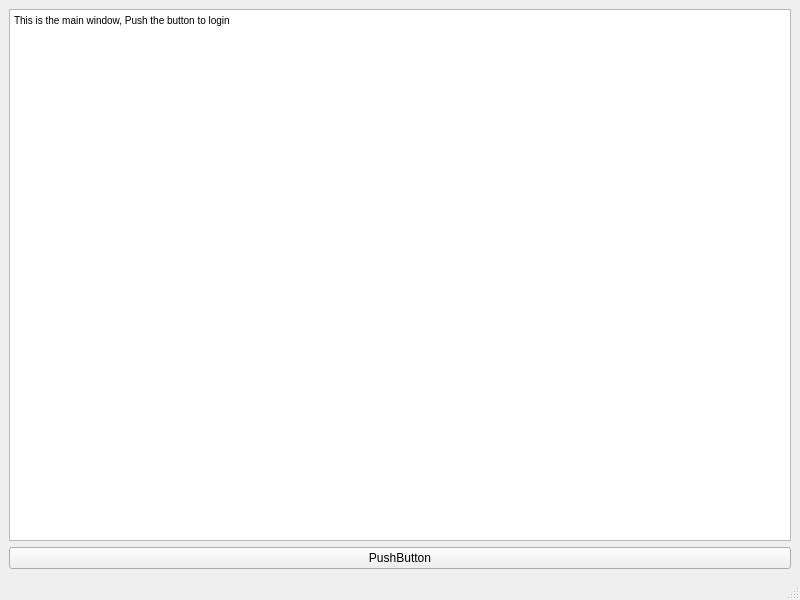
<?xml version="1.0" encoding="UTF-8"?>
<ui version="4.0">
 <class>MainWindow</class>
 <widget class="QMainWindow" name="MainWindow">
  <property name="geometry">
   <rect>
    <x>0</x>
    <y>0</y>
    <width>800</width>
    <height>600</height>
   </rect>
  </property>
  <property name="windowTitle">
   <string>MainWindow</string>
  </property>
  <widget class="QWidget" name="centralwidget">
   <layout class="QVBoxLayout" name="verticalLayout">
    <item>
     <widget class="QTextBrowser" name="textBrowser">
      <property name="html">
       <string>&lt;!DOCTYPE HTML PUBLIC &quot;-//W3C//DTD HTML 4.0//EN&quot; &quot;http://www.w3.org/TR/REC-html40/strict.dtd&quot;&gt;
&lt;html&gt;&lt;head&gt;&lt;meta name=&quot;qrichtext&quot; content=&quot;1&quot; /&gt;&lt;style type=&quot;text/css&quot;&gt;
p, li { white-space: pre-wrap; }
&lt;/style&gt;&lt;/head&gt;&lt;body style=&quot; font-family:'MS Shell Dlg 2'; font-size:7.8pt; font-weight:400; font-style:normal;&quot;&gt;
&lt;p style=&quot; margin-top:0px; margin-bottom:0px; margin-left:0px; margin-right:0px; -qt-block-indent:0; text-indent:0px;&quot;&gt;This is the main window, Push the button to login&lt;/p&gt;
&lt;p style=&quot;-qt-paragraph-type:empty; margin-top:0px; margin-bottom:0px; margin-left:0px; margin-right:0px; -qt-block-indent:0; text-indent:0px;&quot;&gt;&lt;br /&gt;&lt;/p&gt;&lt;/body&gt;&lt;/html&gt;</string>
      </property>
     </widget>
    </item>
    <item>
     <widget class="QPushButton" name="pushButton">
      <property name="text">
       <string>PushButton</string>
      </property>
     </widget>
    </item>
   </layout>
  </widget>
  <widget class="QMenuBar" name="menubar">
   <property name="geometry">
    <rect>
     <x>0</x>
     <y>0</y>
     <width>800</width>
     <height>26</height>
    </rect>
   </property>
  </widget>
  <widget class="QStatusBar" name="statusbar"/>
 </widget>
 <resources/>
 <connections/>
</ui>
